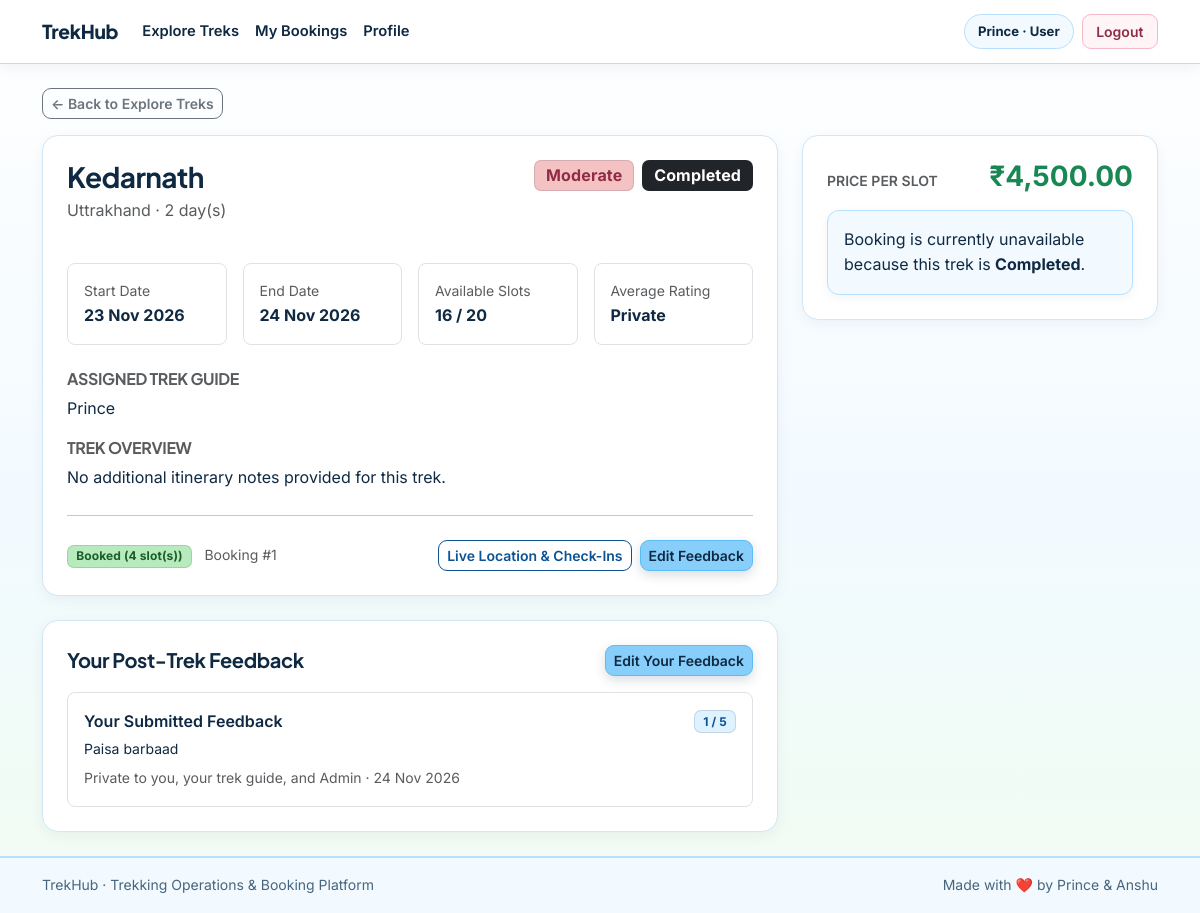
The page /user/treks/1 (signed in) on the database its author committed.
### models/user.py (models this page shows, shortened)
class User(db.Model):
    __tablename__ = "users"
    id = db.Column(db.Integer, primary_key=True)
    name = db.Column(db.String(120), nullable=False)
    email = db.Column(db.String(150), unique=True, nullable=False, index=True)
    password_hash = db.Column(db.String(255), nullable=False)
    phone = db.Column(db.String(20), nullable=True)
    emergency_contact = db.Column(db.String(20), nullable=True)
    role = db.Column(db.String(20), nullable=False, default="user")
    experience = db.Column(db.String(200), nullable=True)
    is_approved = db.Column(db.Boolean, nullable=False, default=True)
    is_blacklisted = db.Column(db.Boolean, nullable=False, default=False)
    created_at = db.Column(db.DateTime, default=lambda: datetime.now(timezone.utc))
    assigned_treks = db.relationship("Trek", back_populates="assigned_staff", lazy=True)
    bookings = db.relationship("Booking", back_populates="user", lazy=True, cascade="all, delete-orphan")
    payments = db.relationship("Payment", back_populates="user", lazy=True, cascade="all, delete-orphan")
    reviews = db.relationship("Review", back_populates="user", lazy=True, cascade="all, delete-orphan")
    location_updates = db.relationship("LocationUpdate", back_populates="user", lazy=True, cascade="all, delete-orphan")

### models/trek.py (models this page shows, shortened)
class Trek(db.Model):
    __tablename__ = "treks"
    id = db.Column(db.Integer, primary_key=True)
    name = db.Column(db.String(150), nullable=False, index=True)
    location = db.Column(db.String(150), nullable=False, index=True)
    difficulty = db.Column(db.String(20), nullable=False, default="Moderate")
    duration_days = db.Column(db.Integer, nullable=False)
    total_slots = db.Column(db.Integer, nullable=False)
    available_slots = db.Column(db.Integer, nullable=False)
    price = db.Column(db.Float, nullable=False, default=0.0)
    assigned_staff_id = db.Column(db.Integer, db.ForeignKey("users.id"), nullable=True)
    status = db.Column(db.String(20), nullable=False, default="Pending")
    start_date = db.Column(db.Date, nullable=False)
    end_date = db.Column(db.Date, nullable=False)
    description = db.Column(db.Text, nullable=True)
    created_at = db.Column(db.DateTime, default=lambda: datetime.now(timezone.utc))
    assigned_staff = db.relationship("User", back_populates="assigned_treks")
    bookings = db.relationship("Booking", back_populates="trek", lazy=True, cascade="all, delete-orphan")
    locations = db.relationship("LocationUpdate", back_populates="trek", lazy=True, cascade="all, delete-orphan")
    reviews = db.relationship("Review", back_populates="trek", lazy=True, cascade="all, delete-orphan")

### models/booking.py (models this page shows, shortened)
class Booking(db.Model):
    __tablename__ = "bookings"
    id = db.Column(db.Integer, primary_key=True)
    user_id = db.Column(db.Integer, db.ForeignKey("users.id"), nullable=False)
    trek_id = db.Column(db.Integer, db.ForeignKey("treks.id"), nullable=False)
    slots_booked = db.Column(db.Integer, nullable=False, default=1)
    total_amount = db.Column(db.Float, nullable=False, default=0.0)
    booking_date = db.Column(db.DateTime, default=lambda: datetime.now(timezone.utc))
    status = db.Column(db.String(20), nullable=False, default="Booked")
    user = db.relationship("User", back_populates="bookings")
    trek = db.relationship("Trek", back_populates="bookings")
    payment = db.relationship("Payment", back_populates="booking", uselist=False, cascade="all, delete-orphan")

### models/review.py (models this page shows, shortened)
class Review(db.Model):
    __tablename__ = "reviews"
    id = db.Column(db.Integer, primary_key=True)
    user_id = db.Column(db.Integer, db.ForeignKey("users.id"), nullable=False)
    trek_id = db.Column(db.Integer, db.ForeignKey("treks.id"), nullable=False)
    rating = db.Column(db.Integer, nullable=False)
    comment = db.Column(db.Text, nullable=True)
    created_at = db.Column(db.DateTime, default=lambda: datetime.now(timezone.utc))
    __table_args__ = (
        db.UniqueConstraint("user_id", "trek_id", name="uq_user_trek_review"),
    )
    user = db.relationship("User", back_populates="reviews")
    trek = db.relationship("Trek", back_populates="reviews")

### routes/user_routes.py (the view)
@user_bp.route("/treks/<int:trek_id>", methods=["GET"])
@role_required("user")
def trek_detail(trek_id):
    return user_controller.trek_detail(trek_id)

### templates/user/trek_detail.html (shortened to what this page needs)
{% extends "base.html" %}  {% block content %}
<div class="mb-3">
  <a
    href="{{ url_for('user.dashboard') }}"
    class="btn btn-outline-secondary btn-sm"
    >&larr; Back to Explore Treks</a
  >
</div>
<div class="row g-4">
  <div class="col-lg-8">
    <div class="card card-trek bg-white p-4">
      <div
        class="d-flex flex-wrap justify-content-between align-items-start gap-2 mb-3"
      >
        <div>
          <h1 class="h3 fw-bold mb-1">{{ trek.name }}</h1>
          <p class="text-muted mb-0">
            {{ trek.location }} &middot; {{ trek.duration_days }} day(s)
          </p>
        </div>
        <div class="d-flex gap-2">
          <span class="badge {{ difficulty_badge_class(trek.difficulty) }} fs-6"
            >{{ trek.difficulty }}</span
          >
          <span class="badge {{ status_badge_class(trek.status) }} fs-6"
            >{{ trek.status }}</span
          >
        </div>
      </div>
      <div class="row g-3 my-2">
        <div class="col-sm-6 col-md-3">
          <div class="border rounded-3 p-3 h-100">
            <div class="small text-muted">Start Date</div>
            <div class="fw-bold">
              {{ trek.start_date.strftime('%d %b %Y') }}
            </div>
          </div>
        </div>
        <div class="col-sm-6 col-md-3">
          <div class="border rounded-3 p-3 h-100">
            <div class="small text-muted">End Date</div>
            <div class="fw-bold">{{ trek.end_date.strftime('%d %b %Y') }}</div>
          </div>
        </div>
        <div class="col-sm-6 col-md-3">
          <div class="border rounded-3 p-3 h-100">
            <div class="small text-muted">Available Slots</div>
            <div class="fw-bold">
              {{ trek.available_slots }} / {{ trek.total_slots }}
            </div>
          </div>
        </div>
        <div class="col-sm-6 col-md-3">
          <div class="border rounded-3 p-3 h-100">
            <div class="small text-muted">Average Rating</div>
            <div class="fw-bold">
              {% if avg_rating is not none %} {{ avg_rating }} / 5 {% else %}
              Private {% endif %}
            </div>
          </div>
        </div>
      </div>
      <div class="mt-3">
        <h2 class="h6 fw-bold text-uppercase text-muted">
          Assigned Trek Guide
        </h2>
        <p class="mb-3">
          {{ trek.assigned_staff.name if trek.assigned_staff else 'To be
          assigned' }}
        </p>
        <h2 class="h6 fw-bold text-uppercase text-muted">Trek Overview</h2>
        <p class="mb-0">
          {{ trek.description or 'No additional itinerary notes provided for
          this trek.' }}
        </p>
      </div>
      {% if existing_booking and existing_booking.status != 'Cancelled' %}
      <hr class="my-4" />
      <div
        class="d-flex flex-wrap justify-content-between align-items-center gap-2"
      >
        <div>
          <span class="badge bg-success me-2"
            >Booked ({{ existing_booking.slots_booked }} slot(s))</span
          >
          <span class="small text-muted"
            >Booking #{{ existing_booking.id }}</span
          >
        </div>
        <div class="d-flex gap-2">
          <a
            href="{{ url_for('location.view_location', trek_id=trek.id) }}"
            class="btn btn-sm btn-outline-trek"
            >Live Location &amp; Check-Ins</a
          >
          {% if trek.status == 'Completed' %}
          <a
            href="{{ url_for('review.add_review', trek_id=trek.id) }}"
            class="btn btn-sm btn-trek"
          >
            {{ 'Edit Feedback' if existing_review else 'Submit Feedback' }}
          </a>
          {% endif %}
        </div>
      </div>
      {% endif %}
    </div>
    <div class="card card-trek bg-white p-4 mt-4">
      <div
        class="d-flex flex-wrap justify-content-between align-items-center gap-2 mb-3"
      >
        <h2 class="h5 fw-bold mb-0">
          {% if can_view_all_feedback %} Trekker Feedback ({{ reviews|length }})
          {% else %} Your Post-Trek Feedback {% endif %}
        </h2>
        {% if user.role == 'user' and trek.status == 'Completed' and
        existing_booking %}
        <a
          href="{{ url_for('review.add_review', trek_id=trek.id) }}"
          class="btn btn-sm btn-trek"
        >
          {{ 'Edit Your Feedback' if existing_review else 'Submit Feedback' }}
        </a>
        {% endif %}
      </div>
      {% if can_view_all_feedback %} {% if reviews %} {% for r in reviews %}
      <div class="border rounded-3 p-3 mb-2">
        <div class="d-flex justify-content-between align-items-center mb-1">
          <span class="fw-semibold">{{ r.user.name }}</span>
          <span class="badge bg-info text-dark">{{ r.rating }} / 5</span>
        </div>
        {% if r.comment %}
        <p class="small mb-1">{{ r.comment }}</p>
        {% endif %}
        <small class="text-muted"
          >{{ r.created_at.strftime('%d %b %Y') }}</small
        >
      </div>
      {% endfor %} {% else %}
      <p class="text-muted small mb-0">
        No feedback submitted for this trek yet.
      </p>
      {% endif %} {% else %} {% if existing_review %}
      <div class="border rounded-3 p-3">
        <div class="d-flex justify-content-between align-items-center mb-1">
          <span class="fw-semibold">Your Submitted Feedback</span>
          <span class="badge bg-info text-dark"
            >{{ existing_review.rating }} / 5</span
          >
        </div>
        {% if existing_review.comment %}
        <p class="small mb-1">{{ existing_review.comment }}</p>
        {% endif %}
        <small class="text-muted"
          >Private to you, your trek guide, and Admin &middot; {{
          existing_review.created_at.strftime('%d %b %Y') }}</small
        >
      </div>
      {% elif trek.status == 'Completed' and existing_booking %}
      <p class="text-muted small mb-0">
        Feedback is private to you, the trek guide, and Admin. Click
        <strong>Submit Feedback</strong> above to share your experience.
      </p>
      {% else %}
      <p class="text-muted small mb-0">
        Feedback becomes available once you complete this trek. Only you, the
        trek guide, and Admin can view it.
      </p>
      {% endif %} {% endif %}
    </div>
  </div>
  <div class="col-lg-4">
    <div class="card card-trek bg-white p-4">
      <div class="d-flex justify-content-between align-items-baseline mb-3">
        <span class="text-muted small fw-semibold">PRICE PER SLOT</span>
        <span class="h3 fw-bold text-success mb-0"
          >{{ format_inr(trek.price) }}</span
        >
      </div>
      {% if trek.status == 'Open' and trek.available_slots > 0 %}
      <form
        action="{{ url_for('user.book_trek', trek_id=trek.id) }}"
        method="POST"
      >
        <div class="mb-3">
          <label for="slots_booked" class="form-label fw-semibold"
            >Number of Slots</label
          >
          <input
            type="number"
            class="form-control"
            id="slots_booked"
            name="slots_booked"
            min="1"
            max="{{ trek.available_slots }}"
            value="1"
            required
          />
          <div class="form-text">
            Up to {{ trek.available_slots }} slot(s) available.
          </div>
        </div>
        <div class="d-grid">
          <button type="submit" class="btn btn-trek btn-lg">Book Now</button>
        </div>
      </form>
      {% elif trek.status != 'Open' %}
      <div class="alert alert-secondary mb-0">
        Booking is currently unavailable because this trek is
        <strong>{{ trek.status }}</strong>.
      </div>
      {% else %}
      <div class="alert alert-warning mb-0">
        All slots for this trek are currently sold out.
      </div>
      {% endif %}
    </div>
  </div>
</div>
{% endblock %}

### templates/base.html (shortened to what this page needs)
<!doctype html>
<html lang="en">
  <head>
    <link
      href="https://cdn.jsdelivr.net/npm/bootstrap@5.3.3/dist/css/bootstrap.min.css"
      rel="stylesheet"
    />
    <link
      rel="stylesheet"
      href="{{ url_for('static', filename='css/style.css') }}"
    />
  </head>
  <body>
    <nav class="navbar navbar-expand-lg navbar-trekhub sticky-top">
      <div class="container">
        <a
          class="navbar-brand d-flex align-items-center gap-2"
          href="{{ url_for('index') }}"
        >
          <span>TrekHub</span>
        </a>
        <div class="collapse navbar-collapse" id="trekhubNavbar">
          <ul class="navbar-nav me-auto mb-2 mb-lg-0">
            {% if current_user %} {% if current_user.role == 'admin' %}
            <li class="nav-item">
              <a class="nav-link" href="{{ url_for('admin.dashboard') }}"
                >Dashboard</a
              >
            </li>
            <li class="nav-item">
              <a class="nav-link" href="{{ url_for('admin.manage_treks') }}"
                >Treks</a
              >
            </li>
            <li class="nav-item">
              <a class="nav-link" href="{{ url_for('admin.all_bookings') }}"
                >Bookings</a
              >
            </li>
            <li class="nav-item">
              <a
                class="nav-link"
                href="{{ url_for('admin.completed_feedback') }}"
                >Feedback</a
              >
            </li>
            <li class="nav-item">
              <a class="nav-link" href="{{ url_for('admin.manage_staff') }}"
                >Staff</a
              >
            </li>
            <li class="nav-item">
              <a class="nav-link" href="{{ url_for('admin.manage_users') }}"
                >Users</a
              >
            </li>
            {% else %}
            <li class="nav-item">
              <a class="nav-link" href="{{ url_for('user.dashboard') }}"
                >Explore Treks</a
              >
            </li>
            <li class="nav-item">
              <a class="nav-link" href="{{ url_for('user.bookings') }}"
                >My Bookings</a
              >
            </li>
            <li class="nav-item">
              <a class="nav-link" href="{{ url_for('user.profile') }}"
                >Profile</a
              >
            </li>
            {% endif %} {% endif %}
          </ul>
          <div class="d-flex flex-wrap align-items-center gap-2">
            {% if current_user %}
            <span class="user-pill"
              >{{ current_user.name }} &middot; {{ current_user.role|capitalize
              }}</span
            >
            <a
              href="{{ url_for('auth.logout') }}"
              class="btn btn-sm btn-outline-light"
              >Logout</a
            >
            {% endif %}
          </div>
        </div>
      </div>
    </nav>
    <main class="container py-4">
       {% block content %}{% endblock %}
    </main>
    <footer class="footer-trekhub py-3 mt-auto">
      <div
        class="container d-flex flex-wrap justify-content-between align-items-center gap-2"
      >
        <span>TrekHub &middot; Trekking Operations &amp; Booking Platform</span>
        <span>Made with ❤️ by Prince & Anshu</span>
      </div>
    </footer>
  </body>
</html>

### rows shown on the page
User: name "Prince", role "User"
Trek: name "Kedarnath", location "Uttrakhand", duration_days "2", difficulty "Moderate", status "Completed", start_date "23 Nov 2026", end_date "24 Nov 2026", available_slots "16", total_slots "20", description "No additional itinerary notes provided for this trek.", price "₹4,500.00"
User: assigned_staff "Prince"
Booking: slots_booked "4", id "1"
Review: rating "1", comment "Paisa barbaad", created_at "24 Nov 2026"

### other values the page prints
{{ 'Edit Feedback' if existing_review else 'Submit Feedback' }} "Edit Feedback"
{{ 'Edit Your Feedback' if existing_review else 'Submit Feedback' }} "Edit Your Feedback"
